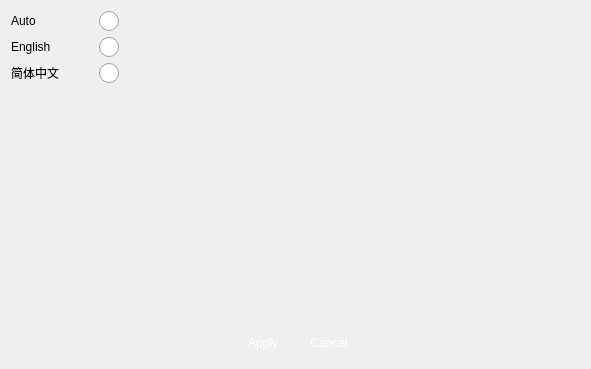
<?xml version="1.0" encoding="UTF-8"?>
<ui version="4.0">
 <class>VSCLanguage</class>
 <widget class="QWidget" name="VSCLanguage">
  <property name="geometry">
   <rect>
    <x>0</x>
    <y>0</y>
    <width>591</width>
    <height>369</height>
   </rect>
  </property>
  <property name="windowTitle">
   <string>Master Hard Disk Selecting</string>
  </property>
  <property name="windowIcon">
   <iconset>
    <normaloff>:/logo/resources/vscsmall.jpg</normaloff>:/logo/resources/vscsmall.jpg</iconset>
  </property>
  <layout class="QVBoxLayout" name="verticalLayout">
   <item>
    <layout class="QHBoxLayout" name="horizontalLayout_2">
     <item>
      <layout class="QGridLayout" name="gridLayout">
       <property name="horizontalSpacing">
        <number>40</number>
       </property>
       <item row="4" column="1">
        <widget class="QRadioButton" name="radioButtonZH">
         <property name="styleSheet">
          <string notr="true">QRadioButton::indicator {
    width: 20px;
    height: 20px;
}

QRadioButton::indicator::unchecked {
    image: url(:/action/resources/radiobutton_unchecked.png);
}

QRadioButton::indicator:unchecked:hover {
    image: url(:/action/resources/radiobutton_unchecked_hover.png);
}

QRadioButton::indicator:unchecked:pressed {
    image: url(:/action/resources/radiobutton_unchecked_pressed.png);
}

QRadioButton::indicator::checked {
    image: url(:/action/resources/radiobutton_checked.png);
}

QRadioButton::indicator:checked:hover {
    image: url(:/action/resources/radiobutton_checked_hover.png);
}

QRadioButton::indicator:checked:pressed {
    image: url(:/action/resources/radiobutton_checked_pressed.png);
}</string>
         </property>
         <property name="text">
          <string/>
         </property>
        </widget>
       </item>
       <item row="2" column="0">
        <widget class="QLabel" name="label">
         <property name="text">
          <string>English</string>
         </property>
        </widget>
       </item>
       <item row="4" column="0">
        <widget class="QLabel" name="label_2">
         <property name="text">
          <string>简体中文</string>
         </property>
        </widget>
       </item>
       <item row="2" column="1">
        <widget class="QRadioButton" name="radioButtonEN">
         <property name="styleSheet">
          <string notr="true">QRadioButton::indicator {
    width: 20px;
    height: 20px;
}

QRadioButton::indicator::unchecked {
    image: url(:/action/resources/radiobutton_unchecked.png);
}

QRadioButton::indicator:unchecked:hover {
    image: url(:/action/resources/radiobutton_unchecked_hover.png);
}

QRadioButton::indicator:unchecked:pressed {
    image: url(:/action/resources/radiobutton_unchecked_pressed.png);
}

QRadioButton::indicator::checked {
    image: url(:/action/resources/radiobutton_checked.png);
}

QRadioButton::indicator:checked:hover {
    image: url(:/action/resources/radiobutton_checked_hover.png);
}

QRadioButton::indicator:checked:pressed {
    image: url(:/action/resources/radiobutton_checked_pressed.png);
}</string>
         </property>
         <property name="text">
          <string/>
         </property>
        </widget>
       </item>
       <item row="1" column="0">
        <widget class="QLabel" name="label_3">
         <property name="text">
          <string>Auto</string>
         </property>
        </widget>
       </item>
       <item row="1" column="1">
        <widget class="QRadioButton" name="radioButtonAuto">
         <property name="styleSheet">
          <string notr="true">QRadioButton::indicator {
    width: 20px;
    height: 20px;
}

QRadioButton::indicator::unchecked {
    image: url(:/action/resources/radiobutton_unchecked.png);
}

QRadioButton::indicator:unchecked:hover {
    image: url(:/action/resources/radiobutton_unchecked_hover.png);
}

QRadioButton::indicator:unchecked:pressed {
    image: url(:/action/resources/radiobutton_unchecked_pressed.png);
}

QRadioButton::indicator::checked {
    image: url(:/action/resources/radiobutton_checked.png);
}

QRadioButton::indicator:checked:hover {
    image: url(:/action/resources/radiobutton_checked_hover.png);
}

QRadioButton::indicator:checked:pressed {
    image: url(:/action/resources/radiobutton_checked_pressed.png);
}</string>
         </property>
         <property name="text">
          <string/>
         </property>
        </widget>
       </item>
      </layout>
     </item>
     <item>
      <spacer name="horizontalSpacer_3">
       <property name="orientation">
        <enum>Qt::Horizontal</enum>
       </property>
       <property name="sizeHint" stdset="0">
        <size>
         <width>40</width>
         <height>20</height>
        </size>
       </property>
      </spacer>
     </item>
    </layout>
   </item>
   <item>
    <spacer name="verticalSpacer">
     <property name="orientation">
      <enum>Qt::Vertical</enum>
     </property>
     <property name="sizeHint" stdset="0">
      <size>
       <width>20</width>
       <height>40</height>
      </size>
     </property>
    </spacer>
   </item>
   <item>
    <layout class="QHBoxLayout" name="horizontalLayout">
     <item>
      <spacer name="horizontalSpacer">
       <property name="orientation">
        <enum>Qt::Horizontal</enum>
       </property>
       <property name="sizeHint" stdset="0">
        <size>
         <width>40</width>
         <height>20</height>
        </size>
       </property>
      </spacer>
     </item>
     <item>
      <widget class="QPushButton" name="pushButtonApply">
       <property name="minimumSize">
        <size>
         <width>60</width>
         <height>30</height>
        </size>
       </property>
       <property name="maximumSize">
        <size>
         <width>60</width>
         <height>30</height>
        </size>
       </property>
       <property name="styleSheet">
        <string notr="true">QPushButton { 
border:none;
color:white;
background-image: url(:/action/resources/button.png);}
QPushButton:hover {
	background-image: url(:/action/resources/buttonpress.png);}
QPushButton:pressed {
	background-image: url(:/action/resources/button.png);}
</string>
       </property>
       <property name="text">
        <string>Apply</string>
       </property>
       <property name="iconSize">
        <size>
         <width>60</width>
         <height>40</height>
        </size>
       </property>
      </widget>
     </item>
     <item>
      <widget class="QPushButton" name="pushButtonCancel">
       <property name="minimumSize">
        <size>
         <width>60</width>
         <height>30</height>
        </size>
       </property>
       <property name="maximumSize">
        <size>
         <width>60</width>
         <height>30</height>
        </size>
       </property>
       <property name="styleSheet">
        <string notr="true">QPushButton { 
border:none;
color:white;
background-image: url(:/action/resources/button.png);}
QPushButton:hover {
	background-image: url(:/action/resources/buttonpress.png);}
QPushButton:pressed {
	background-image: url(:/action/resources/button.png);}
</string>
       </property>
       <property name="text">
        <string>Cancel</string>
       </property>
       <property name="iconSize">
        <size>
         <width>60</width>
         <height>40</height>
        </size>
       </property>
      </widget>
     </item>
     <item>
      <spacer name="horizontalSpacer_2">
       <property name="orientation">
        <enum>Qt::Horizontal</enum>
       </property>
       <property name="sizeHint" stdset="0">
        <size>
         <width>40</width>
         <height>20</height>
        </size>
       </property>
      </spacer>
     </item>
    </layout>
   </item>
  </layout>
 </widget>
 <resources>
  <include location="../../main/vscmainwindows.qrc"/>
 </resources>
 <connections/>
</ui>
